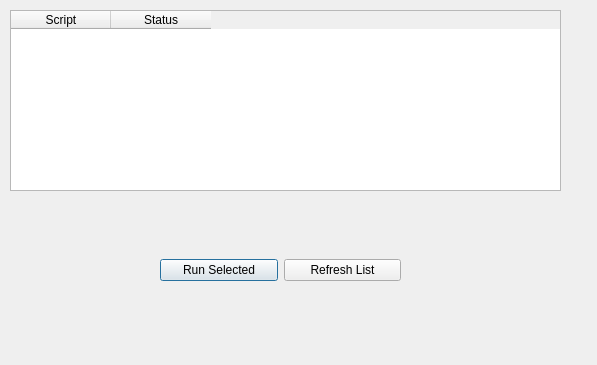
<?xml version="1.0" encoding="UTF-8"?>
<ui version="4.0">
 <class>ScriptDialogBase</class>
 <widget class="QDialog" name="ScriptDialogBase">
  <property name="geometry">
   <rect>
    <x>0</x>
    <y>0</y>
    <width>597</width>
    <height>365</height>
   </rect>
  </property>
  <property name="windowTitle">
   <string>Dialog</string>
  </property>
  <widget class="QTableWidget" name="tblScript">
   <property name="geometry">
    <rect>
     <x>10</x>
     <y>10</y>
     <width>551</width>
     <height>181</height>
    </rect>
   </property>
   <column>
    <property name="text">
     <string>Script</string>
    </property>
   </column>
   <column>
    <property name="text">
     <string>Status</string>
    </property>
   </column>
  </widget>
  <widget class="QWidget" name="horizontalLayoutWidget">
   <property name="geometry">
    <rect>
     <x>160</x>
     <y>250</y>
     <width>241</width>
     <height>41</height>
    </rect>
   </property>
   <layout class="QHBoxLayout" name="horizontalLayout">
    <item>
     <widget class="QPushButton" name="btnRunSelected">
      <property name="text">
       <string>Run Selected</string>
      </property>
     </widget>
    </item>
    <item>
     <widget class="QPushButton" name="btnRefresh">
      <property name="text">
       <string>Refresh List</string>
      </property>
     </widget>
    </item>
   </layout>
  </widget>
 </widget>
 <resources/>
 <connections/>
</ui>
